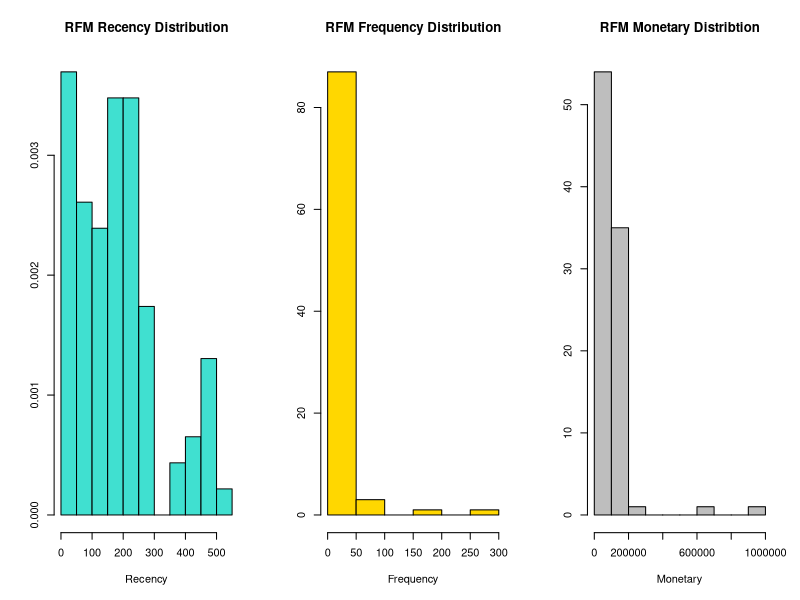
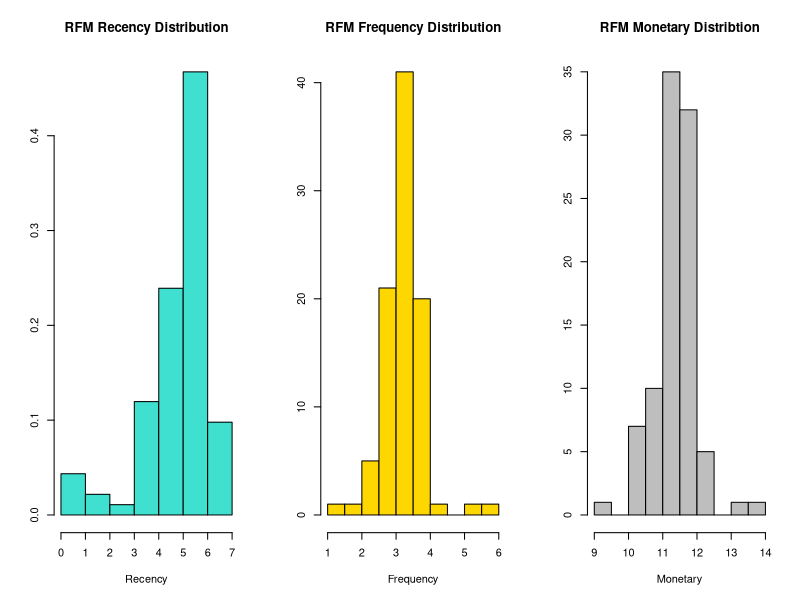
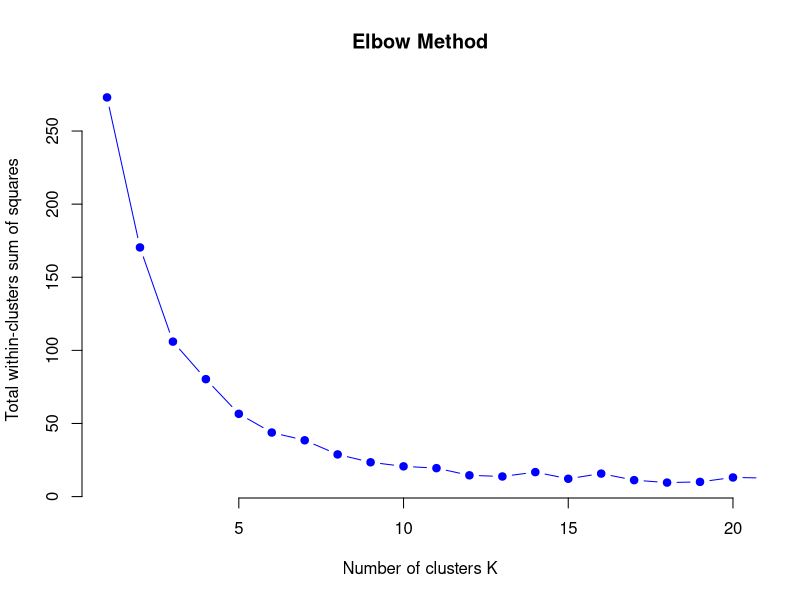
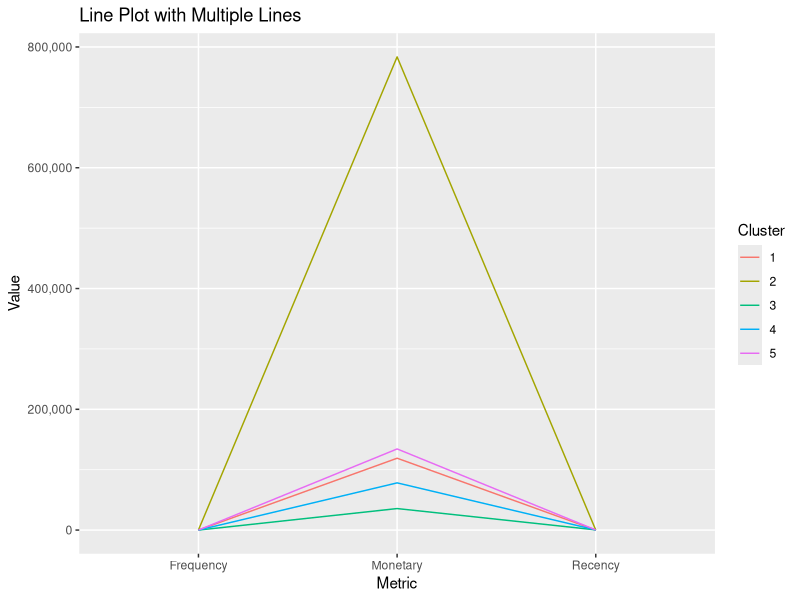
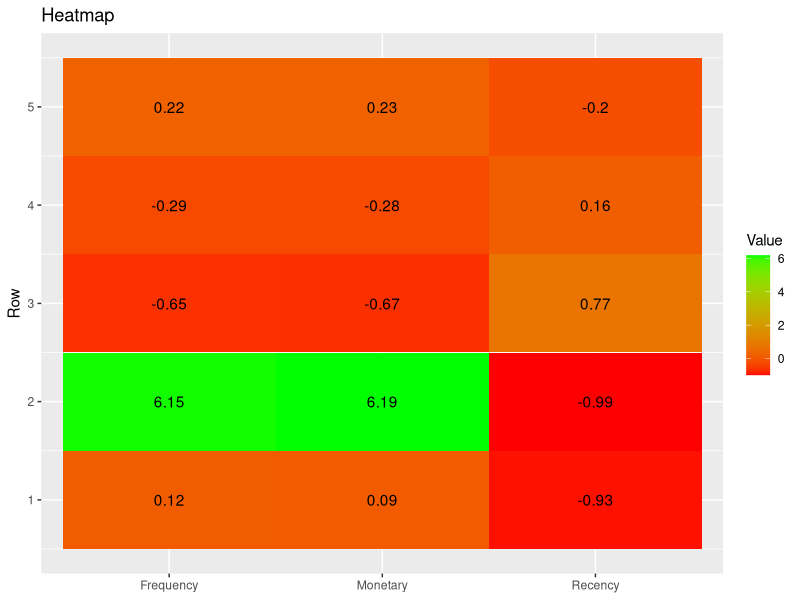

The R source for these figures, in order:
## ---- chunk 1
knitr::opts_chunk$set(echo = TRUE)
## ---- chunk 2

library(tidyverse)
# library(mdsr)
# load data from csv
rfm_table = read.csv("rfm_summary.csv")

# Increasing Recency values by 1 because we would log transform the data later
# this is to avoid getting any Inf values in the log transformed data
rfm_data = rfm_table %>% 
  mutate(Recency = Recency + 1) %>% 
  rename("Monetary" = "MonetaryValue") %>% 
  select(Recency, Frequency, Monetary)

rownames(rfm_data) = rfm_table[,1]
## ---- chunk 3

par(mfrow = c(1, 3))  # Create a 1 row, 3 column layout



hist(rfm_data$Recency, ylab=NULL, xlab="Recency",probability = T, main = "RFM Recency Distribution", col="turquoise")


hist(rfm_data$Frequency, ylab=NULL,xlab="Frequency", main = "RFM Frequency Distribution", col="gold")

options(scipen = 999)
hist(rfm_data$Monetary, ylab=NULL,xlab="Monetary", main="RFM Monetary Distribtion", col="gray")


options(scipen = 0)
par(mfrow = c(1, 1))  

## ---- chunk 4
# log transform the data to reduce skewness
rfm_log = rfm_data %>% 
  mutate(across(everything(), log))

rfm_log_plot = rfm_log %>% 
  pivot_longer(cols = everything(), names_to="Variable", values_to="Value")

# Histogram after log transformation
# ggplot(rfm_log_plot, aes(x = Value, fill = Variable)) +
#   geom_histogram(aes(y=after_stat(density)), binwidth = 1, position = "identity", alpha = 0.7) + 
#   labs(x = "Value", y = "Frequency", title = "Distribution of RFM after normalisation") +
#   theme_minimal()

par(mfrow = c(1, 3))  # Create a 1 row, 3 column layout

hist(rfm_log$Recency, ylab=NULL, xlab="Recency",probability = T, main = "RFM Recency Distribution", col="turquoise")

hist(rfm_log$Frequency, ylab=NULL,xlab="Frequency", main = "RFM Frequency Distribution", col="gold")

hist(rfm_log$Monetary, ylab=NULL,xlab="Monetary", main="RFM Monetary Distribtion", col="gray")

par(mfrow = c(1, 1))  # Create a 1 row, 3 column layout

## ---- chunk 5
rfm_normalised = rfm_log %>% mutate(across(everything(), scale)) 
summary(rfm_normalised)
## ---- chunk 6
set.seed(1231)
k_values = 1:21

inertia = sapply(k_values, function(k){kmeans(rfm_normalised,centers = k )$tot.withinss})

plot(k_values, inertia,
     type="b", pch = 19, frame = FALSE, 
     xlim=c(1,20),
     xlab="Number of clusters K",
     ylab="Total within-clusters sum of squares", 
     main="Elbow Method", col="blue")

## ---- chunk 7
kmm.4 =  kmeans(rfm_normalised,4,nstart = 50,iter.max = 15)
cluster = kmm.4[["cluster"]]
rfm_4.cluster = cbind(rfm_data, cluster) %>% 
  group_by(cluster) %>% 
  summarise(Recency=mean(Recency), Frequency=mean(Frequency), Monetary=mean(Monetary))
(rfm_4.cluster)
## ---- chunk 8
kmm.5 =  kmeans(rfm_normalised,5,nstart = 50,iter.max = 15)
cluster = kmm.5[["cluster"]]
rfm_5.cluster = cbind(rfm_data, cluster) %>% 
  group_by(cluster) %>% 
  summarise(Recency=mean(Recency), Frequency=mean(Frequency), Monetary=mean(Monetary))
(rfm_5.cluster)
## ---- chunk 9
snake_plot_df = rfm_5.cluster %>% 
  pivot_longer(cols = c(Recency, Frequency, Monetary), 
               names_to="Metric",
               values_to= "Value")

ggplot(snake_plot_df, aes(x = Metric, 
                      y = Value, 
                      group = cluster, 
                      color=as.factor(cluster))) +
  geom_line() +
  labs(x = "Metric", y = "Value", color = "Cluster") +
  ggtitle("Line Plot with Multiple Lines") + 
  scale_y_continuous(labels = scales::comma)
## ---- chunk 10
population_avg = rfm_data %>% summarise(across(everything(), mean)) 

relative_importance = rfm_5.cluster %>% 
  mutate(Recency = Recency/population_avg$Recency - 1,
         Frequency = Frequency/population_avg$Frequency - 1,
         Monetary = Monetary/population_avg$Monetary - 1)


ggplot(relative_importance %>% 
         pivot_longer(cols=2:4, names_to = "Variable", values_to="Value"), 
       aes(x = Variable, y = cluster, fill = Value)) +
  geom_tile() +
  scale_fill_gradient(low = "red", high = "green") +
  geom_text(aes(label = round(Value, 2)), color = "black") + 
  labs(title = "Heatmap", y = "Row", fill = "Value") + 
  theme(axis.title.x = element_blank())
